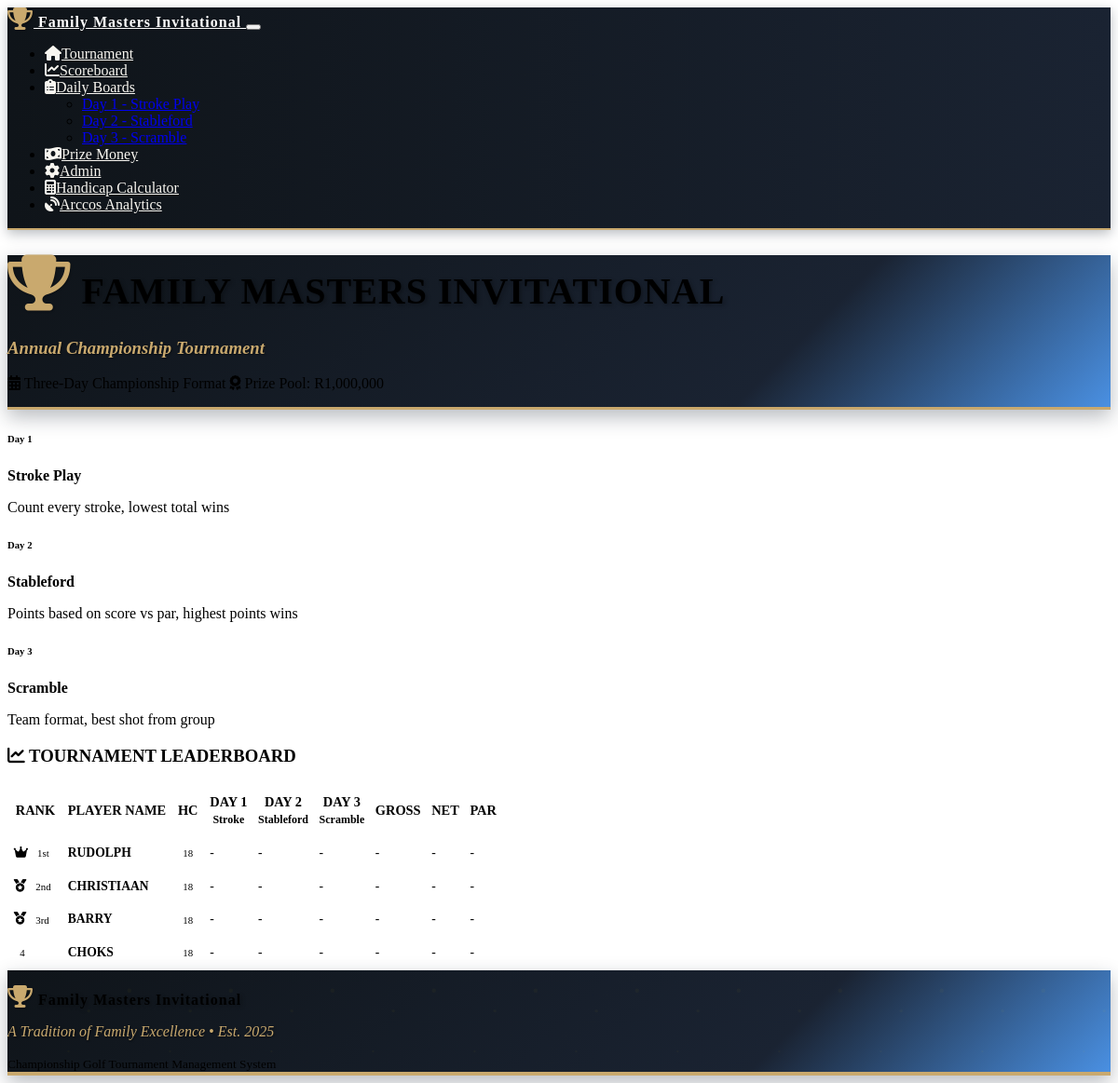
The app's page /scoreboard with its own data.
### models.py (models this page shows)
class Round(db.Model):
    id = db.Column(db.Integer, primary_key=True)
    tournament_id = db.Column(db.Integer, db.ForeignKey('tournament.id'), nullable=False)
    day = db.Column(db.Integer, nullable=False)  # 1, 2, or 3
    format = db.Column(db.String(50), nullable=False)  # 'stroke_play', 'stableford', 'scramble'
    date = db.Column(db.Date, nullable=False)
    completed = db.Column(db.Boolean, default=False)
    scores = db.relationship('Score', backref='round', lazy=True)

class Player(db.Model):
    id = db.Column(db.Integer, primary_key=True)
    name = db.Column(db.String(100), nullable=False)
    tournament_id = db.Column(db.Integer, db.ForeignKey('tournament.id'), nullable=False)
    handicap = db.Column(db.Integer, default=0)
    prize_eligible = db.Column(db.Boolean, default=True)  # New field for prize eligibility
    created_at = db.Column(db.DateTime, default=datetime.utcnow)
    scores = db.relationship('Score', backref='player', lazy=True)

### routes.py (the view)
@app.route('/scoreboard')
def scoreboard():
    tournament = Tournament.query.first()
    if not tournament:
        return redirect(url_for('player_setup'))
    leaderboard = calculate_leaderboard(tournament.id)
    rounds = Round.query.filter_by(tournament_id=tournament.id).order_by(Round.day).all()
    return render_template('scoreboard.html',
                         tournament=tournament,
                         leaderboard=leaderboard,
                         rounds=rounds,
                         tournament_formats=TOURNAMENT_FORMATS)

### templates/scoreboard.html (shortened to what this page needs)
{% extends "base.html" %}
{% block content %}
<div class="container-fluid">
    <div class="row mb-3">
        <div class="col-12">
            <div class="card scoreboard-header">
                <div class="card-body text-center py-3 position-relative">
                    <h1 class="display-4 text-white mb-2 tournament-logo">
                        <i class="fas fa-trophy me-2 trophy-icon"></i>
                        FAMILY MASTERS INVITATIONAL
                    </h1>
                    <h3 class="tournament-tagline mb-2">Annual Championship Tournament</h3>
                    <div class="row justify-content-center">
                        <div class="col-md-10">
                            <p class="text-white mb-1">
                                <i class="fas fa-calendar-alt me-2"></i>
                                Three-Day Championship Format
                                <span class="ms-4">
                                    <i class="fas fa-award me-2"></i>
                                    Prize Pool: R{{ "{:,}".format(1000000) }}
                                </span>
                            </p>
                        </div>
                    </div>
                </div>
            </div>
        </div>
    </div>
    <div class="row mb-3">
        <div class="col-12">
            <div class="card">
                <div class="card-body py-2">
                    <div class="row text-center">
                        {% for day, format_info in tournament_formats.items() %}
                        <div class="col-md-4">
                            <h6 class="text-primary mb-1">Day {{ day }}</h6>
                            <p class="mb-1"><strong>{{ format_info.name }}</strong></p>
                            <p class="text-muted small mb-0">{{ format_info.description }}</p>
                        </div>
                        {% endfor %}
                    </div>
                </div>
            </div>
        </div>
    </div>
    <div class="row">
        <div class="col-12">
            <div class="card">
                <div class="card-header">
                    <h3 class="mb-0 text-center">
                        <i class="fas fa-chart-line me-2"></i>
                        TOURNAMENT LEADERBOARD
                    </h3>
                </div>
                <div class="card-body p-0">
                    <div class="table-responsive">
                        <table class="table table-striped scoreboard-table mb-0">
                            <thead class="table-dark">
                                <tr>
                                    <th class="text-center py-2">RANK</th>
                                    <th class="py-2">PLAYER NAME</th>
                                    <th class="text-center py-2">HC</th>
                                    <th class="text-center py-2">DAY 1<br><small>Stroke</small></th>
                                    <th class="text-center py-2">DAY 2<br><small>Stableford</small></th>
                                    <th class="text-center py-2">DAY 3<br><small>Scramble</small></th>
                                    <th class="text-center py-2">GROSS</th>
                                    <th class="text-center py-2">NET</th>
                                    <th class="text-center py-2">PAR</th>
                                </tr>
                            </thead>
                            <tbody>
                                {% for player_data in leaderboard %}
                                <tr class="{% if player_data.rank <= 3 %}table-warning{% endif %}">
                                    <td class="text-center py-2">
                                        {% if player_data.rank == 1 %}
                                            <i class="fas fa-crown text-warning me-1"></i>
                                            <span class="badge bg-warning text-dark">1st</span>
                                        {% elif player_data.rank == 2 %}
                                            <i class="fas fa-medal text-secondary me-1"></i>
                                            <span class="badge bg-secondary">2nd</span>
                                        {% elif player_data.rank == 3 %}
                                            <i class="fas fa-medal text-warning me-1"></i>
                                            <span class="badge bg-warning text-dark">3rd</span>
                                        {% else %}
                                            <span class="badge bg-primary">{{ player_data.rank }}</span>
                                        {% endif %}
                                    </td>
                                    <td class="py-2">
                                        <strong>{{ player_data.player.name.upper() }}</strong>
                                    </td>
                                    <td class="text-center py-2">
                                        <span class="badge bg-secondary">{{ player_data.player.handicap or 0 }}</span>
                                    </td>
                                    <td class="text-center py-2">
                                        {% if player_data.day_scores[0] %}
                                            <span class="badge bg-info">{{ player_data.day_scores[0] }}</span>
                                        {% else %}
                                            <span class="text-muted">-</span>
                                        {% endif %}
                                    </td>
                                    <td class="text-center py-2">
                                        {% if player_data.day_scores[1] %}
                                            <span class="badge bg-success">{{ player_data.day_scores[1] }}pts</span>
                                        {% else %}
                                            <span class="text-muted">-</span>
                                        {% endif %}
                                    </td>
                                    <td class="text-center py-2">
                                        {% if player_data.day_scores[2] %}
                                            <span class="badge bg-primary">{{ player_data.day_scores[2] }}</span>
                                        {% else %}
                                            <span class="text-muted">-</span>
                                        {% endif %}
                                    </td>
                                    <td class="text-center py-2">
                                        {% if player_data.total_score > 0 %}
                                            <strong class="text-primary">{{ player_data.total_score }}</strong>
                                        {% else %}
                                            <span class="text-muted">-</span>
                                        {% endif %}
                                    </td>
                                    <td class="text-center py-2">
                                        {% if player_data.net_score %}
                                            <strong class="text-success">{{ player_data.net_score }}</strong>
                                        {% else %}
                                            <span class="text-muted">-</span>
                                        {% endif %}
                                    </td>
                                    <td class="text-center py-2">
                                        {% if player_data.par_score %}
                                            <strong class="{% if player_data.par_score == 'E' %}text-secondary{% elif player_data.par_score.startswith('+') %}text-danger{% else %}text-success{% endif %}">
                                                {{ player_data.par_score }}
                                            </strong>
                                        {% else %}
                                            <span class="text-muted">-</span>
                                        {% endif %}
                                    </td>
                                </tr>
                                {% endfor %}
                            </tbody>
                        </table>
                    </div>
                </div>
            </div>
        </div>
    </div>
</div>
{% endblock %}

### static/css/custom.css (style rules this page uses)
:root { --tournament-navy: #1a2332; --tournament-gold: #c9a96e; --tournament-white: #FFFFFF; --tournament-dark-navy: #0f1419; --tournament-accent-blue: #4a90e2; --tournament-cream: #f8f6f0; --tournament-silver: #8a9ba8; --tournament-shadow: rgba(26, 35, 50, 0.3); --tournament-green: #2d5a27; --tournament-light-green: #4a7c59; }
.tournament-logo { font-family: 'Georgia', serif; font-weight: bold; text-shadow: 2px 2px 4px rgba(0,0,0,0.3); letter-spacing: 1px; }
.tournament-tagline { font-family: 'Georgia', serif; font-style: italic; color: var(--tournament-gold); text-shadow: 1px 1px 2px rgba(0,0,0,0.5); }
.scoreboard-header { box-shadow: 0 8px 20px var(--tournament-shadow); background: linear-gradient(135deg, var(--tournament-dark-navy) 0%, var(--tournament-navy) 70%, var(--tournament-accent-blue) 100%); border-bottom: 3px solid var(--tournament-gold); }
.scoreboard-table { font-size: 1.1rem; }
.scoreboard-table th, .scoreboard-table td { vertical-align: middle; border-width: 2px; }
.scoreboard-table .badge { font-size: 0.9em; padding: 0.5em 0.75em; }
@media (min-width: 1200px) { .scoreboard-table { font-size: 1.1rem; } }
@media (min-width: 1200px) { .scoreboard-table th { font-size: 1rem; padding: 0.75rem 0.5rem; } }
@media (min-width: 1200px) { .scoreboard-table td { padding: 0.75rem 0.5rem; } }
@media (min-width: 1200px) { .display-4 { font-size: 2.5rem; } }
.scoreboard-table { font-size: 0.95rem; line-height: 1.3; }
.scoreboard-table th { font-weight: 600; white-space: nowrap; font-size: 0.9rem; }
.scoreboard-table td { white-space: nowrap; vertical-align: middle; }
.scoreboard-table .badge { font-size: 0.8em; padding: 0.35em 0.6em; }
@media (max-width: 1400px) { .scoreboard-table { font-size: 0.9rem; } }
@media (max-width: 1400px) { .scoreboard-table th, .scoreboard-table td { padding: 0.5rem 0.3rem; } }
@media (max-width: 1200px) { .scoreboard-table { font-size: 0.85rem; } }
.trophy-icon { color: var(--tournament-gold); text-shadow: 1px 1px 2px rgba(0,0,0,0.3); font-size: 1.5em; }

### records on screen
Round: day "2", name "Stableford", description "Points based on score vs par, highest points wins"
Round: day "3", name "Scramble", description "Team format, best shot from group"
Player: player.name "RUDOLPH", player "18"
Player: player.name "CHRISTIAAN", player "18"
Player: player.name "BARRY", player "18"
Player: player.name "CHOKS", player "18"

### other values on screen
{{ "{:,}".format(1000000) }} "1,000,000"
{{ day }} "1"
{{ player_data.rank }} "4"
